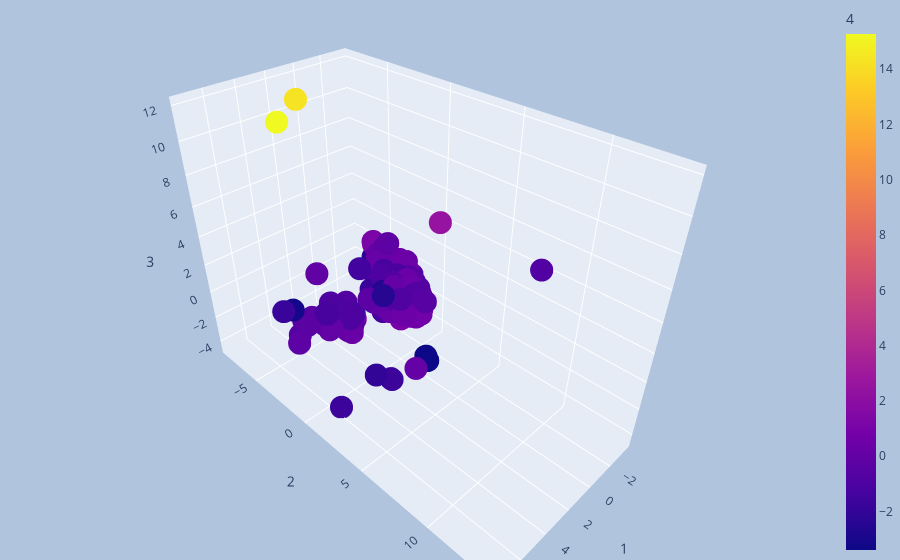

Here is the notebook cell this chart was saved with:
### Code cell
nx, ny, nz, ncol = 1, 2, 3, 4
fig = px.scatter_3d(coords, x=nx, y=ny, z=nz, color=ncol)

fig.update_layout(
    margin=dict(l=0, r=0, t=0, b=0),
    paper_bgcolor="LightSteelBlue"
    # xaxis=dict(
    #     title={
    #         'text':f"inertie : {np.round(famd.explained_inertia_[nx],3)}"},
    #     titlefont_size=16,
    #     tickfont_size=14
    # ),
    # yaxis=dict(
    #     title={
    #         'text':f"inertie : {np.round(famd.explained_inertia_[ny],3)}"},
    #     titlefont_size=16,
    #     tickfont_size=14
    # ),
    # zaxis=dict(
    #     title={
    #         'text':f"inertie : {np.round(famd.explained_inertia_[nz],3)}"},
    #     titlefont_size=16,
    #     tickfont_size=14
    # )
)

fig.show()

### Figure 1 — Plotly figure (JSON) as saved in the notebook; plotly's stock layout.template omitted (floating-point values rounded to 4 significant figures; data arrays with more than 128 entries replaced by an {"elided": "..."} marker saying what was removed)
{"data": [{"hovertemplate": "1=%{x}<br>2=%{y}<br>3=%{z}<br>4=%{marker.color}<extra></extra>", "legendgroup": "", "marker": {"color": {"elided": "2093 float values"}, "coloraxis": "coloraxis", "symbol": "circle"}, "mode": "markers", "name": "", "scene": "scene", "showlegend": false, "type": "scatter3d", "x": {"elided": "2093 float values"}, "y": {"elided": "2093 float values"}, "z": {"elided": "2093 float values"}}], "layout": {"coloraxis": {"colorbar": {"title": {"text": "4"}}, "colorscale": [[0, "#0d0887"], [0.1111, "#46039f"], [0.2222, "#7201a8"], [0.3333, "#9c179e"], [0.4444, "#bd3786"], [0.5556, "#d8576b"], [0.6667, "#ed7953"], [0.7778, "#fb9f3a"], [0.8889, "#fdca26"], [1, "#f0f921"]]}, "legend": {"tracegroupgap": 0}, "margin": {"b": 0, "l": 0, "r": 0, "t": 0}, "paper_bgcolor": "LightSteelBlue", "scene": {"domain": {"x": [0, 1], "y": [0, 1]}, "xaxis": {"title": {"text": "1"}}, "yaxis": {"title": {"text": "2"}}, "zaxis": {"title": {"text": "3"}}}}}
